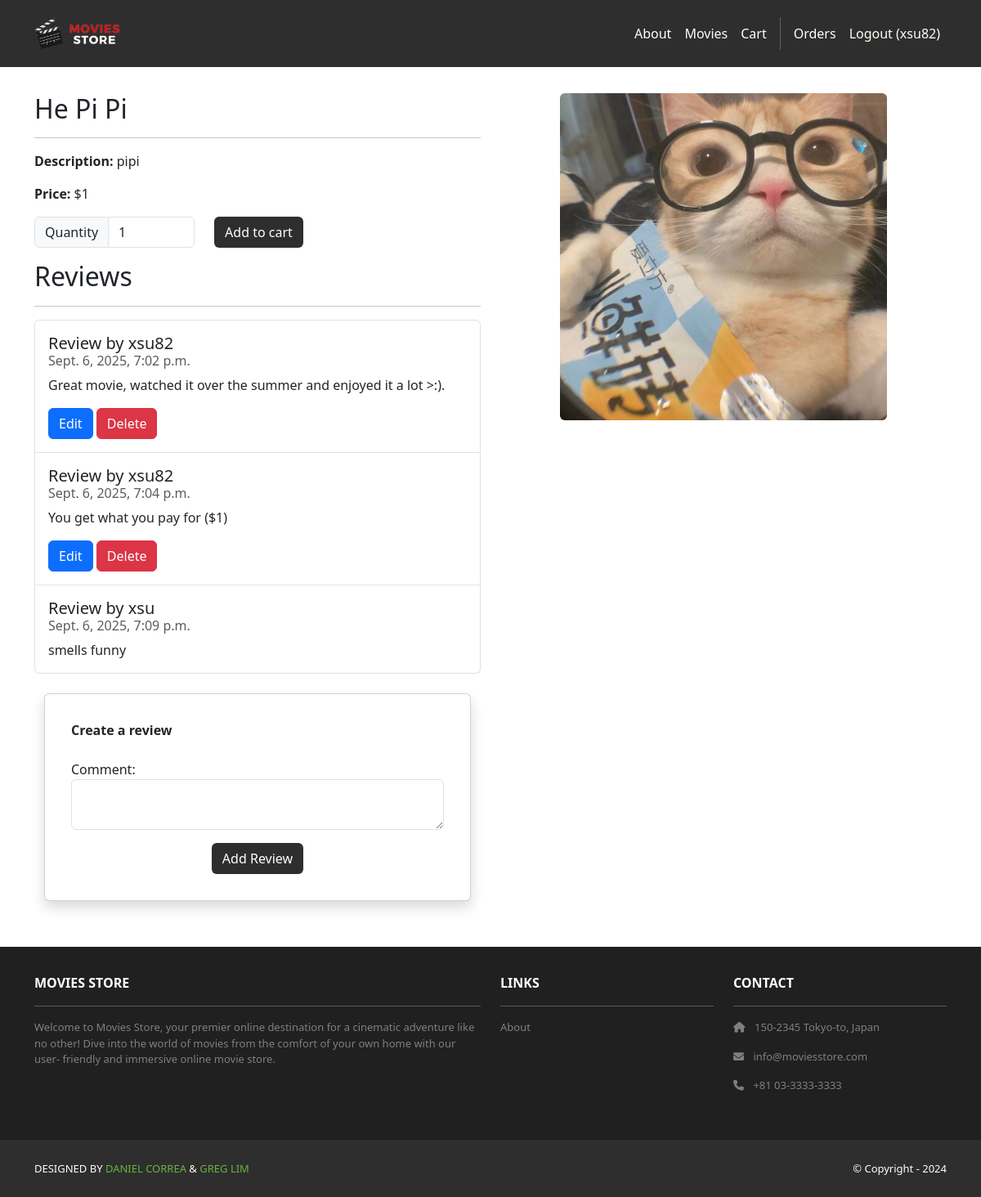
Page /movies/2/ (signed in) on the committed database.
### movies/models.py (models this page shows, shortened)
class Movie(models.Model):
    id = models.AutoField(primary_key=True)
    name = models.CharField(max_length=255)
    price = models.IntegerField()
    description = models.TextField()
    image = models.ImageField(upload_to='movie_images/')

class Review(models.Model):
    id = models.AutoField(primary_key=True)
    comment = models.CharField(max_length=255)
    date = models.DateTimeField(auto_now_add=True)
    movie = models.ForeignKey(Movie,
        on_delete=models.CASCADE)
    user = models.ForeignKey(User,
        on_delete=models.CASCADE)

### movies/views.py (the view)
# urls.py: path('<int:id>/', views.show, name='movies.show'),
def show(request, id):
    movie = Movie.objects.get(id=id)
    reviews = Review.objects.filter(movie=movie)
    template_data = {}
    template_data['title'] = movie.name
    template_data['movie'] = movie
    template_data['reviews'] = reviews
    return render(request, 'movies/show.html',
                    {'template_data': template_data})

### movies/templates/movies/show.html (shortened to what this page needs)
{% extends 'base.html' %}
{% block content %}
  {% load static %}
  <div class="p-3">
    <div class="container">
      <div class="row mt-3">
        <div class="col-md-6 mx-auto mb-3">
          <h2>{{ template_data.movie.name }}</h2>
          <hr />
          <p>
            <b>Description:</b> {{ template_data.movie.description }}
          </p>
          <p>
            <b>Price:</b> ${{ template_data.movie.price }}
          </p>
          <p class="card-text">
            <form method="post" action="{% url 'cart.add' id=template_data.movie.id %}">
              <div class="row">
                <div class="col-auto">
                  <div class="input-group col-auto">
                    <div class="input-group-text">Quantity</div>
                    <input type="number" min="1" max="10" class="form-control quantity-input" name="quantity" value="1" />
                  </div>
                </div>
                <div class="col-auto">
                  <button class="btn bg-dark text-white" type="submit">Add to cart</button>
                </div>
              </div>
            </form>
          </p>
          <h2>Reviews</h2>
          <hr />
          <ul class="list-group">
            {% for review in template_data.reviews %}
              <li class="list-group-item pb-3 pt-3">
                <h5 class="card-title">Review by {{ review.user.username }}</h5>
                <h6 class="card-subtitle mb-2 text-muted">{{ review.date }}</h6>
                <p class="card-text">{{ review.comment }}</p>
                {% if user.is_authenticated and user == review.user %}
                  <a class="btn btn-primary" href="{% url 'movies.edit_review' id=template_data.movie.id review_id=review.id %}">Edit</a>
                  <a class="btn btn-danger" href="{% url 'movies.delete_review' id=template_data.movie.id review_id=review.id %}">Delete</a>
                {% endif %}
              </li>
            {% endfor %}
          </ul>
          {% if user.is_authenticated %}
            <div class="container mt-4">
              <div class="row justify-content-center">
                <div class="col-12">
                  <div class="card shadow p-3 mb-4 rounded">
                    <div class="card-body">
                      <b class="text-start">Create a review</b><br /><br />
                      <form method="POST" action="{% url 'movies.create_review' id=template_data.movie.id %}">
                        <p>
                          <label for="comment">Comment:</label>
                          <textarea name="comment" required class="form-control" id="comment"></textarea>
                        </p>
                        <div class="text-center">
                          <button type="submit" class="btn bg-dark text-white">Add Review</button>
                        </div>
                      </form>
                    </div>
                  </div>
                </div>
              </div>
            </div>
          {% endif %}
        </div>
        <div class="col-md-6 mx-auto mb-3 text-center">
          <img src="{{ template_data.movie.image.url }}" class="rounded img-card-400" />
        </div>
      </div>
    </div>
  </div>
{% endblock %}

### moviesstore/templates/base.html (shortened to what this page needs)
<!DOCTYPE html>
<html>
  {% load static %}
  <head>
    <link href="https://cdn.jsdelivr.net/npm/bootstrap@5.3.3/dist/css/bootstrap.min.css" rel="stylesheet" />
    <link rel="stylesheet" href="https://cdnjs.cloudflare.com/ajax/libs/font-awesome/6.1.1/css/all.min.css" />
    <link rel="stylesheet" type="text/css" href="{% static 'css/style.css' %}" />
  </head>
  <body>
    <nav class="p-3 navbar navbar-dark bg-dark navbar-expand-lg">
      <div class="container">
        <a class="navbar-brand" href="{% url 'home.index' %}"><img src="{% static 'img/logo.png' %}" alt="logo" height="40" /></a>
        <div class="collapse navbar-collapse" id="navbarNavAltMarkup">
          <div class="navbar-nav ms-auto navbar-ml">
            <a class="nav-link" href="{% url 'home.about' %}">About</a>
            <a class="nav-link" href="{% url 'movies.index' %}">Movies</a>
            <a class="nav-link" href="{% url 'cart.index' %}">Cart</a>
            {% if user.is_authenticated %}
              <a class="nav-link" href="{% url 'accounts.orders' %}">Orders</a>
              <a class="nav-link" href="{% url 'accounts.logout' %}">Logout ({{ user.username }})</a>
            {% else %}
              <a class="nav-link" href="{% url 'accounts.login' %}">Login</a>
              <a class="nav-link" href="{% url 'accounts.signup' %}">Sign Up</a>
            {% endif %}
          </div>
        </div>
      </div>
    </nav>
    <div>
      {% block content %}
      {% endblock %}
    </div>
    <section class="p-3 ms-footer d-none d-md-block">
      <div class="container">
        <div class="row mt-3 text-white">
          <div class="col-md-6 col-lg-6 col-xl-6 mx-auto mb-4">
            <b>MOVIES STORE</b>
            <hr />
            <p>Welcome to Movies Store, your premier online destination for a cinematic adventure like no other! Dive into the world of movies from the comfort of your own home with our user- friendly and immersive online movie store.</p>
          </div>
          <div class="col-md-3 col-lg-3 col-xl-3 mx-auto mb-4">
            <b>LINKS</b>
            <hr />
            <p>
              <a class="nav-link" href="{% url 'home.about' %}">About</a>
            </p>
          </div>
          <div class="col-md-3 col-lg-3 col-xl-3 mx-auto mb-4">
            <b>CONTACT</b>
            <hr />
            <p>
              <i class="fas fa-home me-2"></i>
              150-2345 Tokyo-to, Japan
            </p>
            <p>
              <i class="fas fa-envelope me-2"></i>
              info@moviesstore.com
            </p>
            <p>
              <i class="fas fa-phone me-2"></i>
              +81 03-3333-3333
            </p>
          </div>
        </div>
      </div>
    </section>
    <section class="p-3 ms-footer-bottom bg-dark">
      <div class="container d-flex justify-content-between">
        <div class="me-5 text-white">
          <span>
            DESIGNED BY
            <a href="https://www.x.com/danielgarax" target="_blank">DANIEL CORREA</a> &
            <a href="https://www.x.com/greglim81" target="_blank">GREG LIM</a>
          </span>
        </div>
        <div class="text-white">
          <span>© Copyright - 2024</span>
        </div>
      </div>
    </section>
  </body>
</html>

### moviesstore/static/css/style.css (style rules this page uses)
.navbar a.nav-link { color: #FFFEF6 !important; }
.bg-dark { background-color: #2E2E2E !important; }
.ms-footer { background-color: #202020; }
.ms-footer p { color: #7F7F7F; font-size: 13px; }
.ms-footer-bottom span { font-size: 13px; line-height: 38px; }
.ms-footer-bottom a { color: #6ab43e; text-decoration: none; }
.img-card-400 { width: fit-content; max-height: 400px; }

### rows in the picture
Movie: movie.name "He Pi Pi", movie.description "pipi", movie.price "1", movie.image (picture)
Review: user.username "xsu82", date "Sept. 6, 2025, 7:02 p.m.", comment "Great movie, watched it over the summer and enjoyed it a lot >:).", shows "Edit"
Review: user.username "xsu82", date "Sept. 6, 2025, 7:04 p.m.", comment "You get what you pay for ($1)", shows "Edit"
Review: user.username "xsu", date "Sept. 6, 2025, 7:09 p.m.", comment "smells funny"

### other values in the picture
{{ user.username }} "xsu82"
